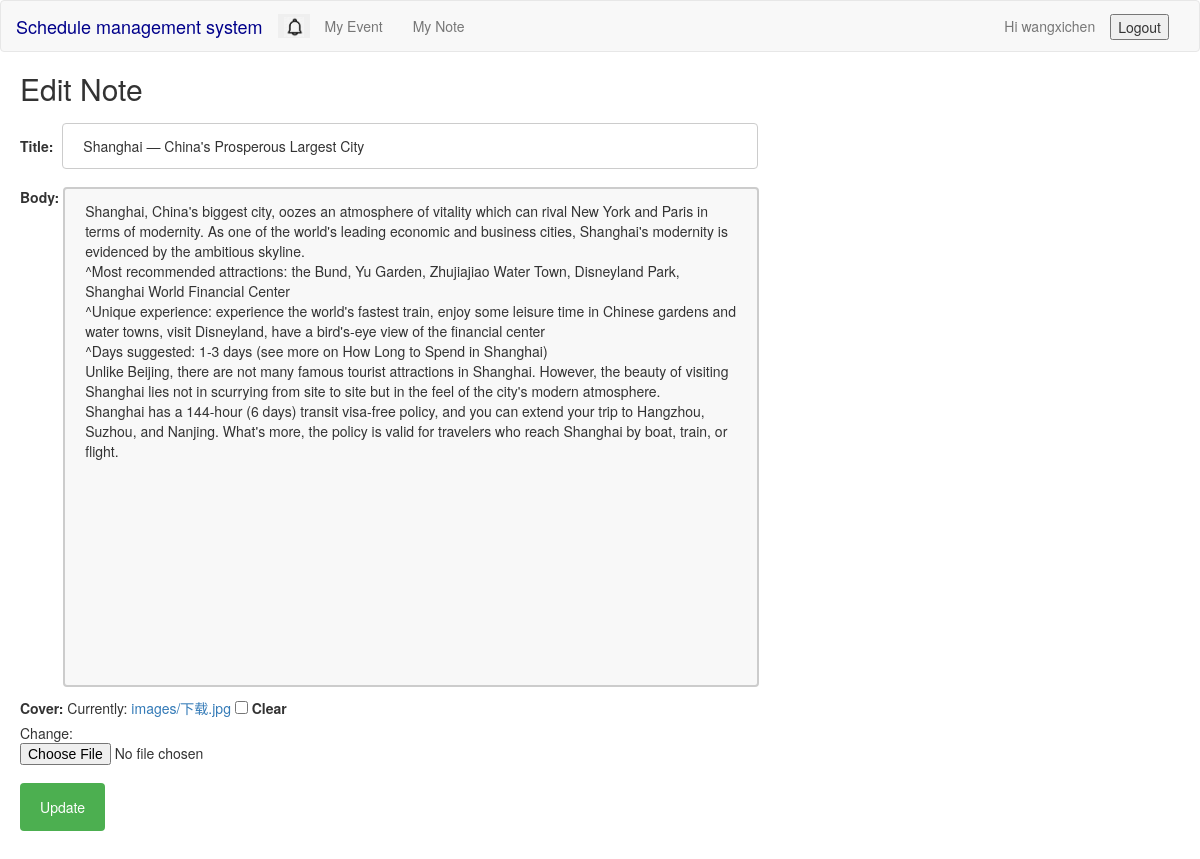
The page /test1/notebook/10/edit/ (signed in) on the database its author committed.
### test1/models.py (models this page shows, shortened)
class Notebook(models.Model):
    title = models.CharField(max_length=200)
    body = models.TextField()
    cover = models.ImageField(upload_to='images/', null=True, blank=True)
    author = models.ForeignKey(User, on_delete=models.CASCADE)
    create_date = models.DateTimeField(auto_now_add=True)

### test1/views.py (the view)
# urls.py: path('notebook/<int:pk>/edit/', views.NotebookUpdateView.as_view(), name='notebook_update'),
class NotebookUpdateView(LoginRequiredMixin, UpdateView):
    model = Notebook
    template_name = 'notebook_update.html'
    fields = [ 'title','body','cover']

### templates/notebook_update.html (shortened to what this page needs)
{% extends 'base.html' %}
{% block content %}
<div style="margin:20px">
    <h2>Edit Note</h2>
    <form action="" method="post" class="update" enctype="multipart/form-data">{% csrf_token %}
        {{form.as_p}}
    <input type="submit" value="Update"/>
    </form>
</div>
{% endblock content %}

### templates/base.html (shortened to what this page needs)
<!DOCTYPE html>
{%load static%}
<html>
<head>
	<link rel="stylesheet" href="https://cdn.staticfile.net/twitter-bootstrap/3.3.7/css/bootstrap.min.css">
</head>
<body>
<nav class="navbar navbar-default" role="navigation">
	<div class="container-fluid">
	    <div class="navbar-header">
		    <a class="navbar-brand" href="{% url 'home' %}" style="font-style: bold; color: #00008B;">Schedule management system</a>
	    </div>
        <div class="collapse navbar-collapse" id="example-navbar-collapse">
            <ul class="nav navbar-nav">
                <li>
                    <button style=" border-style: none; outline: none; margin-top:13px" onclick="EventInfoFunction()">
                        <img src="{% static 'img/OIP.jpg'%}" width="20">
                    </button>
                </li>
                <li><a href="{% url 'event' %}">My Event</a></li>
                <li><a href="{% url 'notebook' %}">My Note</a></li>
            </ul>
           {% if user.is_authenticated %}
                <form class="navbar-form navbar-right" action="{% url 'logout' %}" method="post" style="margin-top:13px">
                <button type="submit">Logout</button>
                </form>
                <p class="navbar-text navbar-right">Hi {{ user.username }}</p>
            {% else %}
                <form class="navbar-form navbar-right" action="{% url 'login' %}" method="get" style="margin-top:13px">
                {% csrf_token %}
                <button type="submit">Login</button>
                </form>
                <p class="navbar-text navbar-right">You are not logged in</p>
            {% endif %}
        </div>
	</div>
</nav>
{% block content %}
{% endblock %}
</body>
</html>

### rows shown on the page
Notebook: title "Shanghai — China's Prosperous Largest City", body "Shanghai, China's biggest city, oozes an atmosphere of vitality which can rival New York and Paris in terms of modernity. As one of the world's leading economic and business cities, Shanghai's modernity is evidenced by the ambitious skyline. ^Most recommended attractions: the Bund, Yu Garden, Zhujiajiao Water Town, Disneyland Park, Shanghai World Financial Center ^Unique experience: experience the world's fastest train, enjoy some leisure time in Chinese gardens and water towns, visit Disneyland, have a bird's-eye view of the financial center ^Days suggested: 1-3 days (see more on How Long to Spend in Shanghai) Unlike Beijing, there are not many famous tourist attractions in Shanghai.…"

### other values the page prints
{{ user.username }} "wangxichen"
